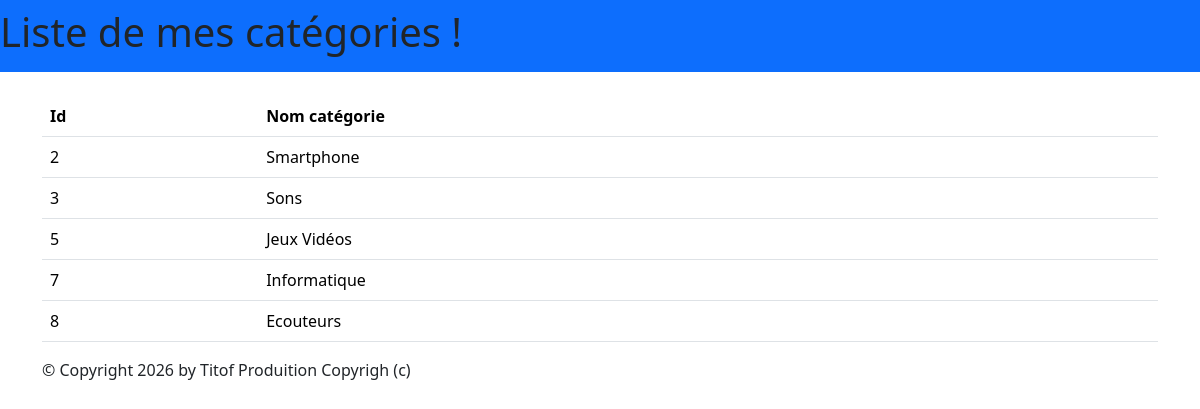
The app's page /monApp/categories/ with its own data.
### monApp/models.py (models this page shows, shortened)
class Categorie(models.Model):
    idCat = models.AutoField(primary_key=True)
    nomCat = models.CharField(max_length=100)

### monApp/views.py (the view)
# urls.py: path('categories/',views.ListCategories ,name='categories'),
def ListCategories(request):
    cats = Categorie.objects.all()
    return render(request, 'monApp/ListCategories.html',{'categoires': cats})

### monApp/templates/monApp/ListCategories.html
{% extends 'monApp/base.html' %}
{% block menu %}
    <h1>Liste de mes catégories !</h1>
{% endblock %}
{% block contenu %}
    <table class="table">
        <thead>
            <tr>
                <th>Id</th>
                <th>Nom catégorie</th>
            </tr>
        </thead>
        <tbody>
            {% for cat in categoires %}
            <tr>
                <td>{{ cat.idCat }}</td>
                <td>{{ cat.nomCat }}</td>
            </tr>
            {% endfor %}
        </tbody>
    </table>
{% endblock %}

### monApp/static/css/styles.css (style rules this page uses)
h1 { color:red; }

### records on screen
Categorie: idCat "2", nomCat "Smartphone"
Categorie: idCat "3", nomCat "Sons"
Categorie: idCat "5", nomCat "Jeux Vidéos"
Categorie: idCat "7", nomCat "Informatique"
Categorie: idCat "8", nomCat "Ecouteurs"
